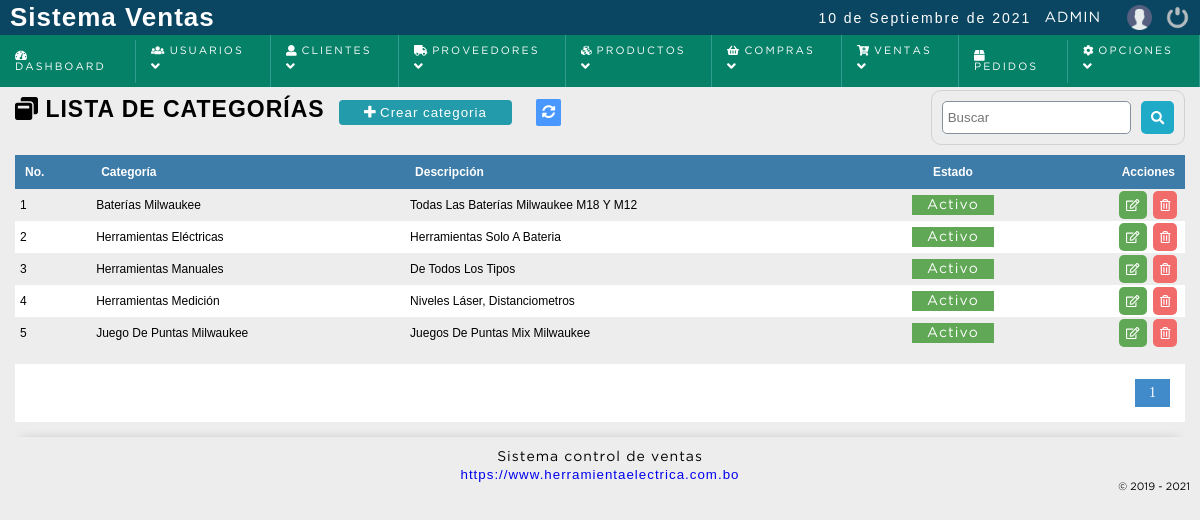
The page /sistema/categorias/categorias.php (signed in) on the database as committed earlier.
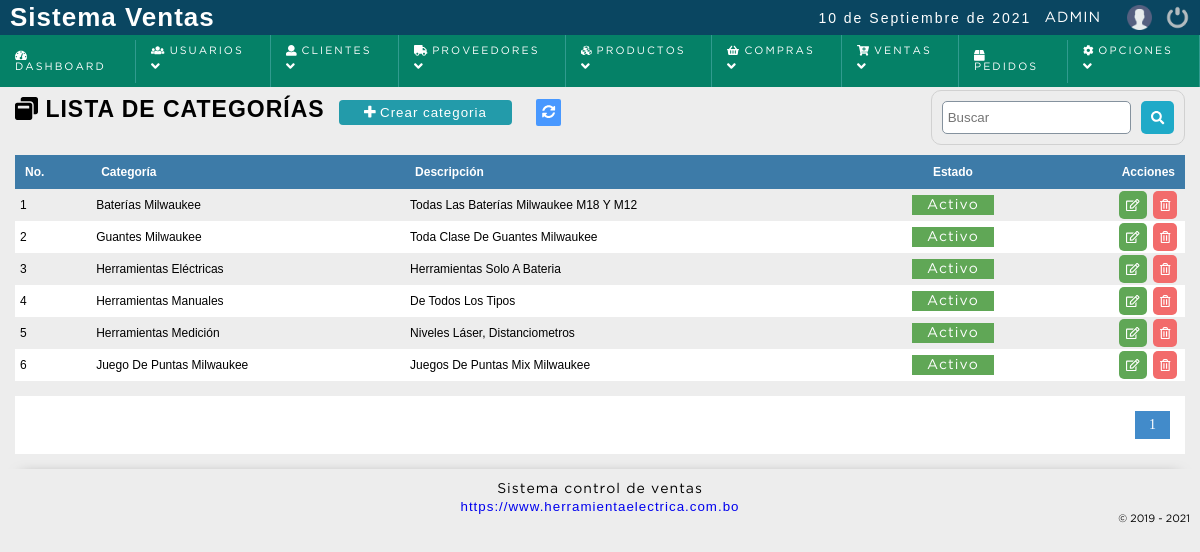
The same page on the database as committed later.
### tables this page shows
CREATE TABLE `categoria` (
  `idcategoria` bigint(20) NOT NULL,
  `categoria` varchar(100) NOT NULL,
  `descripcion` text NOT NULL,
  `subcategoria` bigint(20) NOT NULL DEFAULT 0,
  `parent_categoria` bigint(20) NOT NULL DEFAULT 0,
  `dateadd` datetime NOT NULL DEFAULT current_timestamp(),
  `usuarioid` bigint(20) NOT NULL,
  `estatus` int(11) NOT NULL DEFAULT 1
);

### sistema/includes/functions.php (called while the page is built, shortened)
<?php
	function decrypt($string, $key) {
	   $result = '';
	   $string = base64_decode($string);
	   for($i=0; $i<strlen($string); $i++) {
	      $char = substr($string, $i, 1);
	      $keychar = substr($key, ($i % strlen($key))-1, 1);
	      $char = chr(ord($char)-ord($keychar));
	      $result.=$char;
	   }
	   return $result;
	}
 ?>

### sistema/categorias/categorias.php (the view, shortened to what this page needs)
<?php
	include "../../conexion.php";
	$sql_registe = mysqli_query($conection,"SELECT COUNT(*) as total_registro FROM categoria WHERE estatus != 10 ");
	$result_register = mysqli_fetch_array($sql_registe);
	$total_registro = $result_register['total_registro'];
	$por_pagina = 150;
	if(empty($_GET['pagina']))
	{
		$pagina = 1;
	}else{
		$pagina = $_GET['pagina'];
	}
	$desde = ($pagina-1) * $por_pagina;
	$total_paginas = ceil($total_registro / $por_pagina);
	$query = mysqli_query($conection,"SELECT * FROM categoria WHERE estatus != 10 ORDER BY categoria ASC LIMIT $desde,$por_pagina
		");
 ?>
<!DOCTYPE html>
<html lang="en">
<head>
	<?php include "../includes/scripts.php"; ?>
</head>
<body>
	<?php include "../includes/header.php"; ?>
	<section id="container">
		<h1> <i class="fas fa-window-restore"></i> Lista de categorías</h1>
		<a href="#" class="btn_new btnNewCategory"><i class="fas fa-plus"></i> Crear categoria</a>
		<a href="index.php" class="btnRefresh"><i class="fas fa-sync-alt" title="Actualizar"></i></a>
		<form action="buscar_categoria.php" method="get" class="form_search">
			<input type="text" name="busqueda" id="busqueda" placeholder="Buscar">
			<button type="submit" class="btn_search"><i class="fas fa-search"></i></button>
		</form>
	<div class="containerTable">
		<table>
			<tr>
				<th>No.</th>
				<th>Categoría</th>
				<th>Descripción</th>
				<th class="textcenter">Estado</th>
				<th class="textright">Acciones</th>
			</tr>
		<?php
			if($result > 0){
				$c = 1;
				while ($data = mysqli_fetch_array($query)) {
					if($data["estatus"] == 1){
						$estatusCategoria = '<span title="Desactivar Marca" class="pagada activeUser" estado="'.$data["estatus"].'" onclick="modalActiveCategoria('.$data["idcategoria"].');">Activo</span>';
					}else{
						$estatusCategoria = '<span title="Activar Marca" class="anulada activeUser" estado="'.$data["estatus"].'" onclick="modalActiveCategoria('.$data["idcategoria"].');">Inactivo</span>';
					}
			?>
				<tr id="item_<?php echo $data["idcategoria"]; ?>" >
					<td><?php echo $c; ?></td>
					<td class="rowCategoria"><?php echo $data["categoria"]; ?></td>
					<td class="rowDescripcion"><?php echo $data["descripcion"]; ?></td>
					<td class="rowEstado textcenter"><?php echo $estatusCategoria; ?></td>
					<td class="textright">
						<div class="div_acciones">
							<div>
								<a class="btn_edit btnEditCategoria" href="#"><i class="far fa-edit"></i> </a>
							</div>
							<div>
								<a class="btn_del btnDelCategoria" href="#" title="Eliminar"><i class="far fa-trash-alt"></i></a>
							</div>
						</div>
					</td>
				</tr>
		<?php
					$c++;
				}
			}else{
				echo '<tr><td colspan="5" align="center"><p><strong>No hay datos para mostrar</strong></p></td></tr>';
			}
		 ?>
		</table>
	</div>
<?php
	if($total_registro != 0)
	{
 ?>
		<div class="paginador">
			<ul>
			<?php
				for ($i=1; $i <= $total_paginas; $i++) {
					if($i == $pagina)
					{
						echo '<li class="pageSelected">'.$i.'</li>';
					}else{
						echo '<li><a href="?pagina='.$i.'">'.$i.'</a></li>';
					}
				}
			 ?>
			</ul>
		</div>
<?php } ?>
	</section>
	<?php include "../includes/footer.php"; ?>
</body>
</html>

Rows that differ between the two databases and show on the page:
added categoria: categoria "Guantes Milwaukee", descripcion "Toda Clase De Guantes Milwaukee"
